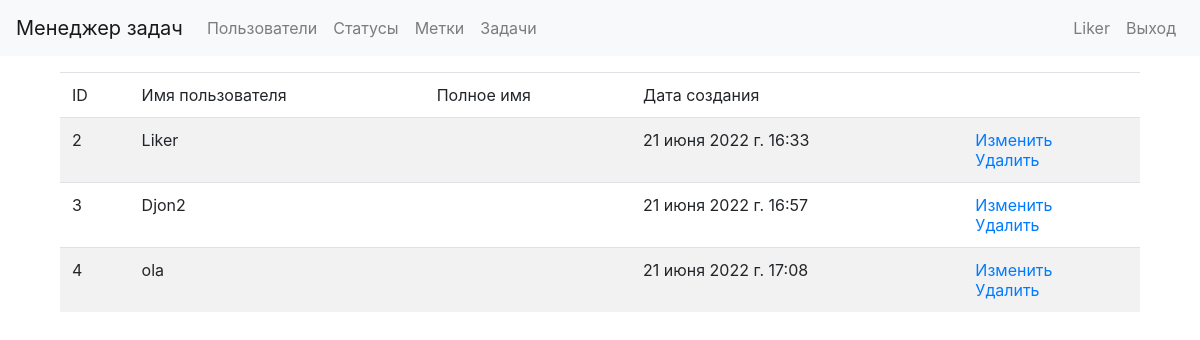
The page /users/ (signed in) on the database its author committed.
### task_manager/users/models.py (models this page shows, shortened)
class User(AbstractUser):
    class Meta:
        verbose_name = gettext_lazy('User')
        verbose_name_plural = gettext_lazy('Users')
        ordering = ['id']

### task_manager/users/views.py (the view)
# urls.py: path('', UserList.as_view(), name='list'),
class UserList(ListView):
    model = User
    template_name = USER
    context_object_name = 'users'
    def get_context_data(self, **kwargs):
        context = super().get_context_data(**kwargs)
        context[TITLE] = LIST_TITLE
        return context

### task_manager/templates/users.html (shortened to what this page needs)
{% extends 'base.html' %}
{% load i18n %}
{% block content %}
<div class="container wrapper">
    <table class="table table-striped">
        <thead>
            <tr>
                <td>ID</td>
                <td>{% translate "User name" %}</td>
                <td>{% translate "Full name" %}</td>
                <td>{% translate "Date of creation" %}</td>
                <td></td>
            </tr>
        </thead>
        <tbody>
            {% for user in users %}
            <tr>
                <td>{{ user.id }}</td>
                <td>{{ user.username }}</td>
                <td>{{ user.first_name }} {{ user.last_name }}</td>
                <td>{{ user.date_joined }}</td>
                <td>
                    <a href="{% url 'users:change' user.id %}">{% translate "Change" %}</a>
                    <br>
                    <a href="{% url 'users:delete' user.id %}">{% translate "Delete" %}</a>
                </td>
            </tr>
            {% endfor %}
        </tbody>
    </table>
</div>
{% endblock %}

### task_manager/templates/base.html (shortened to what this page needs)
{% load i18n %}
{% load bootstrap4 %}
{% bootstrap_css %}
  <head>
  </head>
  <body class="d-flex flex-column min-vh-100">
    <nav class="navbar navbar-expand-lg navbar-light bg-light mb-3">
      <a class="navbar-brand" href="/">Менеджер задач</a>
      <div class="navbar-collapse collapse" id="navbarToggleExternalContent" style>
        <ul class="navbar-nav mr-auto">
          <li class="nav-item">
            <a class="nav-link" href="{% url 'users:list' %}">Пользователи</a>
          </li>
          {% if user.is_authenticated %}
          <li class="nav-item">
            <a class="nav-link" href="{% url 'statuses:list' %}">Статусы</a>
          </li>
          <li class="nav-item">
            <a class="nav-link" href="{% url 'labels:list' %}">Метки</a>
          </li>
          <li class="nav-item">
            <a class="nav-link" href="{% url 'tasks:list' %}">Задачи</a>
          </li>
          {% endif %}
        </ul>
        <ul class="navbar-nav">
        {% if user.is_authenticated %}
          <li class="nav-item">
            <span class="nav-link">{{ user.username }}</span>
          </li>
          <li class="nav-item">
            <a class="nav-link" href="{% url 'logout' %}">Выход</a>
          </li>
        {% endif %}
        </ul>
      </div>
    </nav>
    <div class="container wrapper flex-grow-1">
      {% block content %}{% endblock %}
    </div>
  </body>

### rows shown on the page
User: username "Liker", id "2", date_joined "21 июня 2022 г. 16:33"
User: id "3", username "Djon2", date_joined "21 июня 2022 г. 16:57"
User: id "4", username "ola", date_joined "21 июня 2022 г. 17:08"
